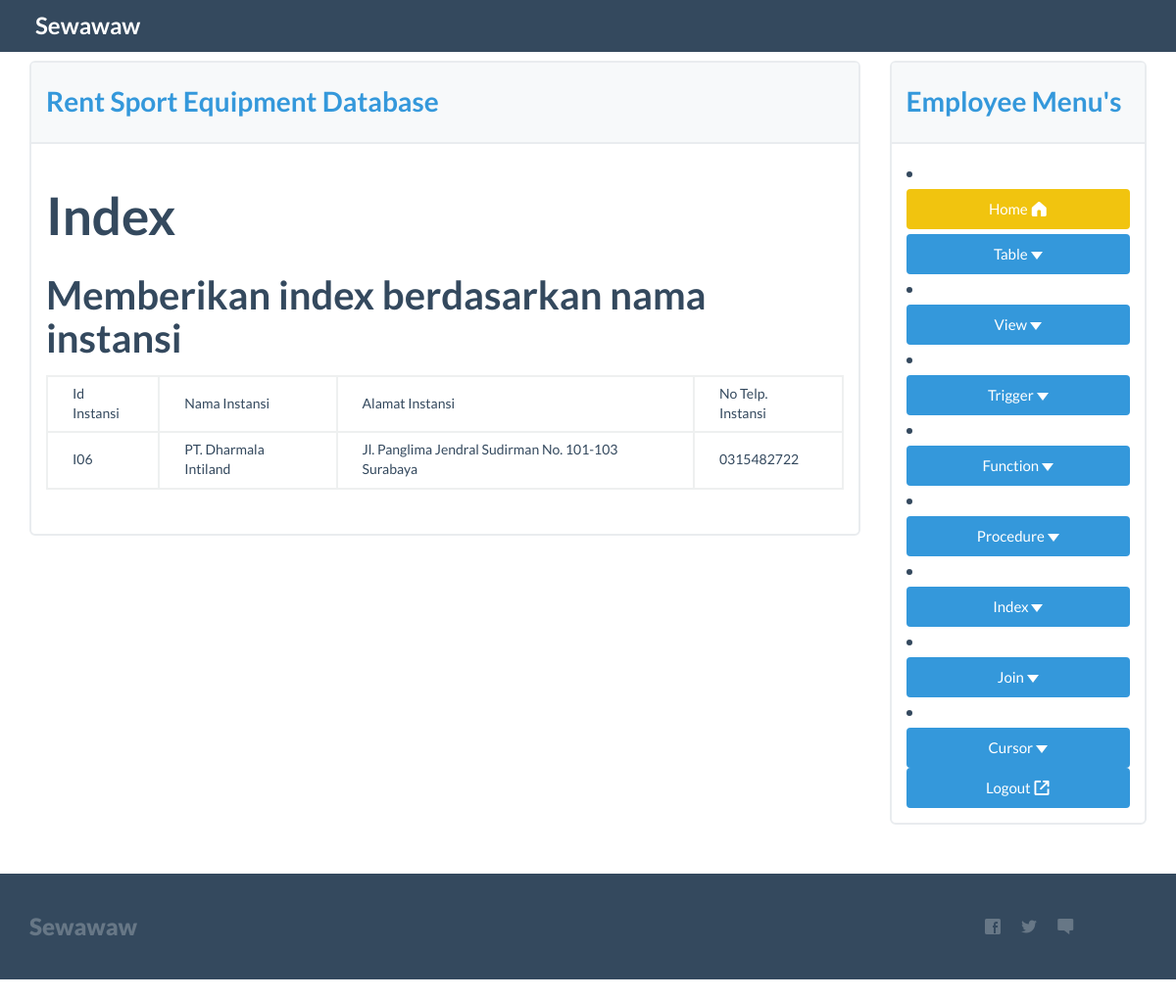
The app's page /index-rizvi.php with its own data.
### tables this page shows
CREATE TABLE INSTANSI(
i_id CHAR(3) NOT NULL,
i_nama VARCHAR(100),
i_alamat VARCHAR(100),
i_notelp VARCHAR(12),
PRIMARY KEY(i_id)
);

### index-rizvi.php (the view, shortened to what this page needs)
<!DOCTYPE html>
<html lang="en">
<head>
  <link rel="stylesheet" href="css/bootstrap.min.css">
    <link href="css/flat-ui-pro.css" rel="stylesheet">
</head>
<body>
<?php
include ("inc/navbar.php");?>
<div class="container">
    <br>
    <br>
  <div class="row">
    <div class="col-md-9" name="maincontent" id="maincontent">
        <div id="exercise" name="exercise" class="panel panel-info">
        <div class="panel-heading"><h5>Rent Sport Equipment Database</h5></div>
            <div class="panel-body">
                <h2>Index</h2>
                <h3>Memberikan index berdasarkan nama instansi</h3>
            <table class="table table-bordered">
            <tr>
                <td>Id Instansi</td>
                <td>Nama Instansi</td>
                <td>Alamat Instansi</td>
                <td>No Telp. Instansi</td>
            </tr>
            <?php
                include 'inc/dbconn.php';
                $query = "SELECT * FROM instansi WHERE i_nama = 'PT. Dharmala Intiland'";
                $qr=mysqli_query($sqlconnect,$query);
                while($data = mysqli_fetch_assoc($qr)){
                    echo '
                    <tr>
                        <td> '.$data['i_id'].' </td>
                        <td> '.$data['i_nama'].' </td>
                        <td> '.$data['i_alamat'].' </td>
                        <td> '.$data['i_notelp'].' </td>
                    </tr>';
                }
            ?>
        </table>
            </div>
        </div>
    </div>
       <div class="col-md-3">
        <?php
        include ("inc/sidebar-menu.php");?>
    </div>
  </div>
</div>
<?php
include ("inc/footer.php");?>
</body>
</html>

### records on screen
instansi: i_id "I06", i_nama "PT. Dharmala Intiland", i_alamat "Jl. Panglima Jendral Sudirman No. 101-103 Surabaya", i_notelp "0315482722"
